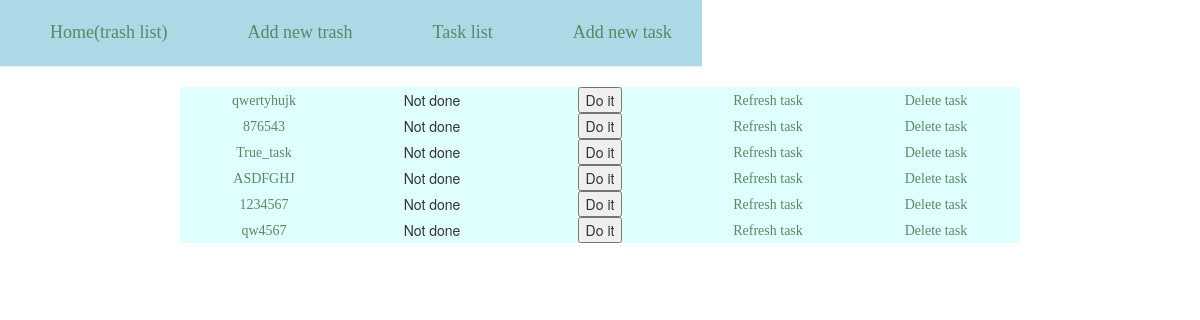
The app's page /task_list/, older data.
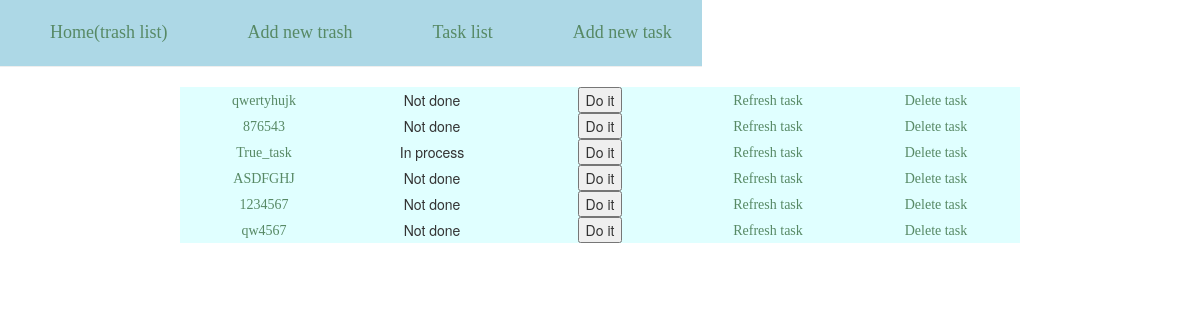
The same page, newer data.
### trashes/models.py (models this page shows, shortened)
class TaskToDo(models.Model):
    name = models.CharField(max_length=256, default=' ')
    file_path = models.CharField(max_length=256, default=' ')
    trash = models.ForeignKey(Trash, default=None)
    force = models.BooleanField(default=False)
    dry_run = models.BooleanField(default=False)
    silent = models.BooleanField(default=False)
    tasks = (
        ('delete by regex', 'delete by regex'),
        ('delete by filename', 'delete by filename'),
        ('recover all trash', 'recover all trash'),
        ('clear all trash', 'clear all trash'),
        ('remove files from trash', 'remove files from trash'),
        ('recover files from trash', 'recover files from trash'),
        ('remove files from trash by regex', 'remove files from trash by regex'),
        ('recover files from trash by regex', 'recover files from trash by regex')
    )
    file_task = models.CharField(max_length=256, choices=tasks, default=None)
    regular = models.CharField(max_length=256, default=' ')
    info_path = models.CharField(max_length=256, default=' ')
    maximum_size = models.IntegerField(default=1000)
    maximum_time = models.IntegerField(default=7)
    NOTDONE = 'Not done'
    INPROCESS = 'In process'
    WAITING = 'Waiting'
    DONE = 'Done'
    task_process_choices = (
        (NOTDONE, 'Not done'),
        (INPROCESS, 'In process'),
        (WAITING, 'Waiting'),
        (DONE, 'Done'),  # ???????? how to manage status???????
    )
    task_process = models.CharField(
        max_length=256,
        choices=task_process_choices,
        default=NOTDONE,
    )
    class Meta:
        db_table = 'task'

### trashes/views.py (the view)
# urls.py: url(r'^task_list/$', views.TaskList.as_view(), name='task_list'),
class TaskList(ListView):
    template_name = 'task_list.html'
    model = TaskToDo

### templates/task_list.html (shortened to what this page needs)
{% extends 'base.html' %}
{% block content %}
<table >
        <tbody>
            <tr>
             <td ><div class="page-header"><a href={% url 'main' %}>Home(trash list)</a></div></td>
            <td ><div class="page-header"><a href={% url 'add_trash' %}>Add new trash</a></div></td>
            <td ><div class="page-header"><a href={% url 'task_list'%}>Task list</a></div></td>
            <td ><div class="page-header"><a href={% url 'add_task'%}>Add new task</a></div></td>
            </tr>
        </tbody>
    </table>
 {% if tasktodo_list %}
{% for obj in tasktodo_list %}
    <table style="margin-left: auto; margin-right: auto; background-color: #E0FFFF" width= 70%>
    <tbody>
        <tr>
            <td style="width: 100px; text-align: center"><div><a href={% url 'refresh_task' pk=obj.pk %}>{{ obj.name }}</a></div></td>
            <td style="width: 100px; text-align: center"><div>{{ obj.task_process }}</div></td>
            <td style="width: 100px; text-align: center">
            <form action="{% url 'do_the_task' pk=obj.pk %}" method="post">{% csrf_token %}
            <input type="submit" value="Do it">
             </form>
            </td>
            <td style="width: 100px; text-align: center"><div><a href={% url 'refresh_task' pk=obj.pk %}>Refresh task</a></div></td>
            <td style="width: 100px; text-align: center"><div><a href={% url 'delete_task' pk=obj.pk %}>Delete task</a></div></td>
        </tr>
    </tbody>
    </table>
{% endfor %}
{% else %}
<p> task is done</p>
{% endif %}
{% endblock %}

Row changes from the older to the newer data that the page shows:
changed TaskToDo "True_task": task_process "Not done" → "In process"
